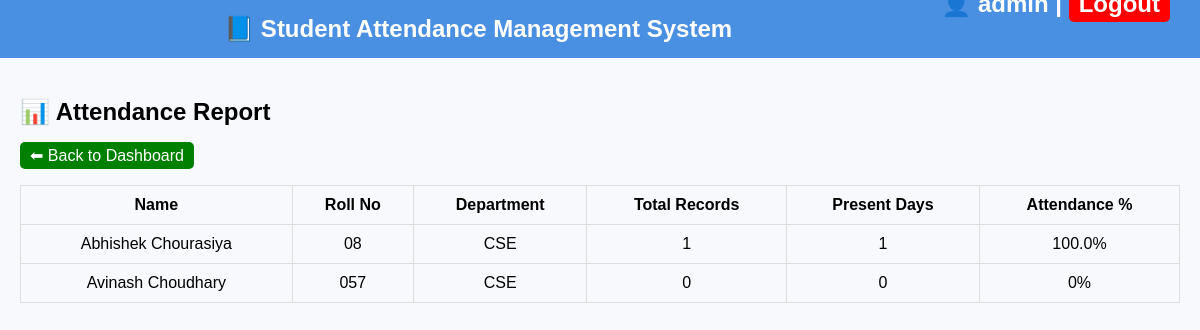
Screenshot of /report (signed in) with the database file from the repository.
### tables this page shows
CREATE TABLE students (
                    id INTEGER PRIMARY KEY AUTOINCREMENT,
                    name TEXT,
                    roll TEXT UNIQUE,
                    department TEXT
                );

### app.py (the view)
@app.route("/report")
@login_required
def report():
    conn = sqlite3.connect("attendance.db")
    c = conn.cursor()
    c.execute('''SELECT s.id, s.name, s.roll, s.department,
                        COUNT(a.id) as total_records,
                        SUM(CASE WHEN a.check_in IS NOT NULL THEN 1 ELSE 0 END) as present_days
                 FROM students s
                 LEFT JOIN attendance a ON s.id = a.student_id
                 GROUP BY s.id''')
    report_data = c.fetchall()
    conn.close()
    return render_template("report.html", report_data=report_data)

### app.py (called while the page is built)
def login_required(f):
    @wraps(f)
    def decorated_function(*args, **kwargs):
        if "admin" not in session:
            flash("You must log in first.", "warning")
            return redirect(url_for("login"))
        return f(*args, **kwargs)
    return decorated_function

### templates/report.html
{% extends "layout.html" %}
{% block content %}
<h2>📊 Attendance Report</h2>
<a href="{{ url_for('dashboard') }}" class="button">⬅ Back to Dashboard</a>
<table class="table">
    <tr>
        <th>Name</th>
        <th>Roll No</th>
        <th>Department</th>
        <th>Total Records</th>
        <th>Present Days</th>
        <th>Attendance %</th>
    </tr>
    {% for row in report_data %}
    <tr>
        <td>{{ row[1] }}</td>
        <td>{{ row[2] }}</td>
        <td>{{ row[3] }}</td>
        <td>{{ row[4] }}</td>
        <td>{{ row[5] }}</td>
        <td>
            {% if row[4] > 0 %}
                {{ ((row[5] / row[4]) * 100) | round(2) }}%
            {% else %}
                0%
            {% endif %}
        </td>
    </tr>
    {% endfor %}
</table>
{% endblock %}

### templates/layout.html (shortened to what this page needs)
<!DOCTYPE html>
<html lang="en">
<head>
    <link rel="stylesheet" href="{{ url_for('static', filename='style.css') }}">
</head>
<body>
<header>
    📘 Student Attendance Management System
    <div style="float:right; margin-top:-25px; margin-right:15px;">
        {% if session.get('admin') %}
            <a href="{{ url_for('logout') }}" class="button red">Logout</a>
        {% else %}
            <a href="{{ url_for('login') }}" class="button">Login</a>
            <a href="{{ url_for('signup') }}" class="button">Sign Up</a>
        {% endif %}
    </div>
</header>
<div class="container">
    {% block content %}{% endblock %}
</div>
</body>
</html>

### static/style.css (style rules this page uses)
body { font-family: Arial, sans-serif; background: #f7f9fc; margin: 0; padding: 0; }
header { background: #4a90e2; color: white; padding: 15px; text-align: center; font-size: 24px; font-weight: bold; }
.container { padding: 20px; }
.table { width: 100%; border-collapse: collapse; margin-top: 20px; }
.table th, .table td { border: 1px solid #ddd; padding: 10px; text-align: center; }
.button { background: green; color: white; padding: 5px 10px; border: none; border-radius: 5px; text-decoration: none; }
.button.red { background: red; }

### rows the page displays
students: name "Abhishek Chourasiya", roll "08", department "CSE", id "1", value "100.0"
students: name "Avinash Choudhary", roll "057", department "CSE", row "0", shows "0%"
